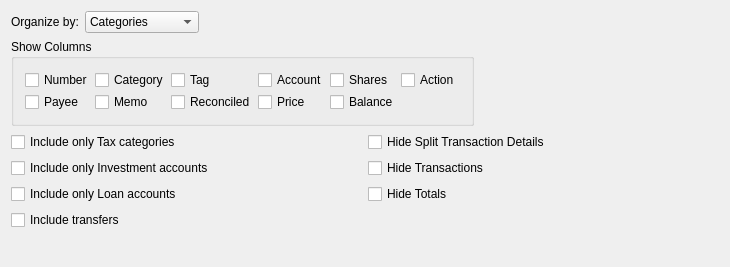
<?xml version="1.0" encoding="UTF-8"?>
<ui version="4.0">
 <class>ReportTabRowColQuery</class>
 <widget class="QWidget" name="ReportTabRowColQuery">
  <property name="geometry">
   <rect>
    <x>0</x>
    <y>0</y>
    <width>730</width>
    <height>267</height>
   </rect>
  </property>
  <property name="sizePolicy">
   <sizepolicy hsizetype="Minimum" vsizetype="Minimum">
    <horstretch>0</horstretch>
    <verstretch>0</verstretch>
   </sizepolicy>
  </property>
  <property name="windowTitle">
   <string>Rows/Columns Tab</string>
  </property>
  <property name="toolTip">
   <string/>
  </property>
  <property name="whatsThis">
   <string>&lt;p&gt;On this tab, you configure how you would like the rows and columns to be selected and organized.&lt;/p&gt;</string>
  </property>
  <layout class="QVBoxLayout">
   <item>
    <layout class="QHBoxLayout">
     <item>
      <widget class="QLabel" name="textLabel3">
       <property name="sizePolicy">
        <sizepolicy hsizetype="Minimum" vsizetype="Fixed">
         <horstretch>0</horstretch>
         <verstretch>0</verstretch>
        </sizepolicy>
       </property>
       <property name="font">
        <font/>
       </property>
       <property name="text">
        <string>Organize by:</string>
       </property>
       <property name="wordWrap">
        <bool>false</bool>
       </property>
      </widget>
     </item>
     <item>
      <widget class="KComboBox" name="m_comboOrganizeBy">
       <property name="enabled">
        <bool>true</bool>
       </property>
       <property name="sizePolicy">
        <sizepolicy hsizetype="Minimum" vsizetype="Fixed">
         <horstretch>0</horstretch>
         <verstretch>0</verstretch>
        </sizepolicy>
       </property>
       <property name="toolTip">
        <string>&lt;p&gt;Choose how to group the transactions in this report&lt;/p&gt;</string>
       </property>
       <item>
        <property name="text">
         <string>Categories</string>
        </property>
       </item>
       <item>
        <property name="text">
         <string>Top Categories</string>
        </property>
       </item>
       <item>
        <property name="text">
         <string>Tags</string>
        </property>
       </item>
       <item>
        <property name="text">
         <string>Payees</string>
        </property>
       </item>
       <item>
        <property name="text">
         <string>Accounts</string>
        </property>
       </item>
       <item>
        <property name="text">
         <string>Top Accounts</string>
        </property>
       </item>
       <item>
        <property name="text">
         <string>Month</string>
        </property>
       </item>
       <item>
        <property name="text">
         <string>Week</string>
        </property>
       </item>
      </widget>
     </item>
     <item>
      <spacer name="spacer10_2">
       <property name="orientation">
        <enum>Qt::Horizontal</enum>
       </property>
       <property name="sizeType">
        <enum>QSizePolicy::Expanding</enum>
       </property>
       <property name="sizeHint" stdset="0">
        <size>
         <width>358</width>
         <height>16</height>
        </size>
       </property>
      </spacer>
     </item>
    </layout>
   </item>
   <item>
    <layout class="QHBoxLayout">
     <item>
      <widget class="QGroupBox" name="buttonGroupBox1">
       <property name="enabled">
        <bool>true</bool>
       </property>
       <property name="sizePolicy">
        <sizepolicy hsizetype="Minimum" vsizetype="Fixed">
         <horstretch>0</horstretch>
         <verstretch>0</verstretch>
        </sizepolicy>
       </property>
       <property name="toolTip">
        <string>&lt;p&gt;Choose which columns should be shown in the report.&lt;/p&gt;&lt;p&gt;The date and transaction amount are always shown.&lt;/p&gt;</string>
       </property>
       <property name="title">
        <string>Show Columns</string>
       </property>
       <layout class="QGridLayout">
        <property name="spacing">
         <number>2</number>
        </property>
        <item row="1" column="1">
         <widget class="QCheckBox" name="m_checkMemo">
          <property name="minimumSize">
           <size>
            <width>0</width>
            <height>0</height>
           </size>
          </property>
          <property name="toolTip">
           <string>&lt;p&gt;Select this option to show the Memo column&lt;/p&gt;</string>
          </property>
          <property name="text">
           <string>Memo</string>
          </property>
          <attribute name="buttonGroup">
           <string notr="true">buttonGroup1</string>
          </attribute>
         </widget>
        </item>
        <item row="0" column="4">
         <widget class="QCheckBox" name="m_checkShares">
          <property name="toolTip">
           <string>&lt;p&gt;Select this option to show the Shares column for investments&lt;/p&gt;</string>
          </property>
          <property name="text">
           <string>Shares</string>
          </property>
          <attribute name="buttonGroup">
           <string notr="true">buttonGroup1</string>
          </attribute>
         </widget>
        </item>
        <item row="1" column="3">
         <widget class="QCheckBox" name="m_checkPrice">
          <property name="toolTip">
           <string>&lt;p&gt;Select this option to show the Price column for investments&lt;/p&gt;</string>
          </property>
          <property name="text">
           <string>Price</string>
          </property>
          <attribute name="buttonGroup">
           <string notr="true">buttonGroup1</string>
          </attribute>
         </widget>
        </item>
        <item row="1" column="2">
         <widget class="QCheckBox" name="m_checkReconciled">
          <property name="toolTip">
           <string>&lt;p&gt;Select this option to show the Reconciled column&lt;/p&gt;</string>
          </property>
          <property name="text">
           <string>Reconciled</string>
          </property>
          <attribute name="buttonGroup">
           <string notr="true">buttonGroup1</string>
          </attribute>
         </widget>
        </item>
        <item row="0" column="3">
         <widget class="QCheckBox" name="m_checkAccount">
          <property name="toolTip">
           <string>&lt;p&gt;Select this option to show the Account column&lt;/p&gt;</string>
          </property>
          <property name="text">
           <string>Account</string>
          </property>
          <attribute name="buttonGroup">
           <string notr="true">buttonGroup1</string>
          </attribute>
         </widget>
        </item>
        <item row="0" column="0">
         <widget class="QCheckBox" name="m_checkNumber">
          <property name="minimumSize">
           <size>
            <width>0</width>
            <height>0</height>
           </size>
          </property>
          <property name="toolTip">
           <string>&lt;p&gt;Select this option to show the Number column&lt;/p&gt;</string>
          </property>
          <property name="text">
           <string>Number</string>
          </property>
          <attribute name="buttonGroup">
           <string notr="true">buttonGroup1</string>
          </attribute>
         </widget>
        </item>
        <item row="0" column="2">
         <widget class="QCheckBox" name="m_checkTag">
          <property name="minimumSize">
           <size>
            <width>0</width>
            <height>0</height>
           </size>
          </property>
          <property name="toolTip">
           <string>&lt;p&gt;Select this option to show the Tag column&lt;/p&gt;</string>
          </property>
          <property name="text">
           <string>Tag</string>
          </property>
          <attribute name="buttonGroup">
           <string notr="true">buttonGroup1</string>
          </attribute>
         </widget>
        </item>
        <item row="1" column="0">
         <widget class="QCheckBox" name="m_checkPayee">
          <property name="minimumSize">
           <size>
            <width>0</width>
            <height>0</height>
           </size>
          </property>
          <property name="toolTip">
           <string>&lt;p&gt;Select this option to show the Payee column&lt;/p&gt;</string>
          </property>
          <property name="text">
           <string>Payee</string>
          </property>
          <attribute name="buttonGroup">
           <string notr="true">buttonGroup1</string>
          </attribute>
         </widget>
        </item>
        <item row="0" column="1">
         <widget class="QCheckBox" name="m_checkCategory">
          <property name="minimumSize">
           <size>
            <width>0</width>
            <height>0</height>
           </size>
          </property>
          <property name="toolTip">
           <string>&lt;p&gt;Select this option to show the Category column&lt;/p&gt;</string>
          </property>
          <property name="text">
           <string>Category</string>
          </property>
          <attribute name="buttonGroup">
           <string notr="true">buttonGroup1</string>
          </attribute>
         </widget>
        </item>
        <item row="0" column="5">
         <widget class="QCheckBox" name="m_checkAction">
          <property name="toolTip">
           <string>&lt;p&gt;Select this option to show the Action column&lt;/p&gt;</string>
          </property>
          <property name="text">
           <string>Action</string>
          </property>
          <attribute name="buttonGroup">
           <string notr="true">buttonGroup1</string>
          </attribute>
         </widget>
        </item>
        <item row="1" column="4">
         <widget class="QCheckBox" name="m_checkBalance">
          <property name="toolTip">
           <string>&lt;p&gt;Select this option to show the Running balance column&lt;/p&gt;</string>
          </property>
          <property name="text">
           <string>Balance</string>
          </property>
          <attribute name="buttonGroup">
           <string notr="true">buttonGroup1</string>
          </attribute>
         </widget>
        </item>
       </layout>
      </widget>
     </item>
     <item>
      <spacer name="spacer10">
       <property name="orientation">
        <enum>Qt::Horizontal</enum>
       </property>
       <property name="sizeType">
        <enum>QSizePolicy::Expanding</enum>
       </property>
       <property name="sizeHint" stdset="0">
        <size>
         <width>205</width>
         <height>20</height>
        </size>
       </property>
      </spacer>
     </item>
    </layout>
   </item>
   <item>
    <layout class="QGridLayout">
     <item row="2" column="0">
      <widget class="QCheckBox" name="m_checkLoans">
       <property name="text">
        <string>Include only Loan accounts</string>
       </property>
      </widget>
     </item>
     <item row="1" column="0">
      <widget class="QCheckBox" name="m_checkInvestments">
       <property name="toolTip">
        <string>&lt;p&gt;Check this box to include only those categories which have been marked to "Include on Tax Reports"&lt;/p&gt;</string>
       </property>
       <property name="text">
        <string>Include only Investment accounts</string>
       </property>
      </widget>
     </item>
     <item row="0" column="1">
      <widget class="QCheckBox" name="m_checkHideSplitDetails">
       <property name="toolTip">
        <string>Do not display the individual transactions that make up a split transaction</string>
       </property>
       <property name="text">
        <string>Hide Split Transaction Details</string>
       </property>
      </widget>
     </item>
     <item row="0" column="0">
      <widget class="QCheckBox" name="m_checkTax">
       <property name="toolTip">
        <string>&lt;p&gt;Check this box to include only those categories which have been marked to "Include on Tax Reports"&lt;/p&gt;</string>
       </property>
       <property name="text">
        <string>Include only Tax categories</string>
       </property>
      </widget>
     </item>
     <item row="1" column="1">
      <widget class="QCheckBox" name="m_checkHideTransactions">
       <property name="toolTip">
        <string>Do not display the transactions, leaving only totals displayed.</string>
       </property>
       <property name="text">
        <string>Hide Transactions</string>
       </property>
      </widget>
     </item>
     <item row="2" column="1">
      <widget class="QCheckBox" name="m_checkHideTotals">
       <property name="text">
        <string>Hide Totals</string>
       </property>
      </widget>
     </item>
     <item row="3" column="0">
      <widget class="QCheckBox" name="m_checkTransfers">
       <property name="text">
        <string>Include transfers</string>
       </property>
      </widget>
     </item>
    </layout>
   </item>
   <item>
    <spacer name="spacer4">
     <property name="orientation">
      <enum>Qt::Vertical</enum>
     </property>
     <property name="sizeType">
      <enum>QSizePolicy::Expanding</enum>
     </property>
     <property name="sizeHint" stdset="0">
      <size>
       <width>20</width>
       <height>16</height>
      </size>
     </property>
    </spacer>
   </item>
  </layout>
 </widget>
 <layoutdefault spacing="6" margin="11"/>
 <customwidgets>
  <customwidget>
   <class>KComboBox</class>
   <extends>QComboBox</extends>
   <header>kcombobox.h</header>
  </customwidget>
 </customwidgets>
 <tabstops>
  <tabstop>m_comboOrganizeBy</tabstop>
  <tabstop>m_checkNumber</tabstop>
  <tabstop>m_checkCategory</tabstop>
  <tabstop>m_checkTag</tabstop>
  <tabstop>m_checkAccount</tabstop>
  <tabstop>m_checkShares</tabstop>
  <tabstop>m_checkAction</tabstop>
  <tabstop>m_checkPayee</tabstop>
  <tabstop>m_checkMemo</tabstop>
  <tabstop>m_checkReconciled</tabstop>
  <tabstop>m_checkPrice</tabstop>
  <tabstop>m_checkBalance</tabstop>
  <tabstop>m_checkTax</tabstop>
  <tabstop>m_checkInvestments</tabstop>
  <tabstop>m_checkLoans</tabstop>
  <tabstop>m_checkHideSplitDetails</tabstop>
  <tabstop>m_checkHideTransactions</tabstop>
  <tabstop>m_checkHideTotals</tabstop>
 </tabstops>
 <resources/>
 <connections>
  <connection>
   <sender>m_checkTax</sender>
   <signal>toggled(bool)</signal>
   <receiver>m_checkInvestments</receiver>
   <slot>setDisabled(bool)</slot>
   <hints>
    <hint type="sourcelabel">
     <x>20</x>
     <y>20</y>
    </hint>
    <hint type="destinationlabel">
     <x>20</x>
     <y>20</y>
    </hint>
   </hints>
  </connection>
  <connection>
   <sender>m_checkTax</sender>
   <signal>toggled(bool)</signal>
   <receiver>m_checkLoans</receiver>
   <slot>setDisabled(bool)</slot>
   <hints>
    <hint type="sourcelabel">
     <x>20</x>
     <y>20</y>
    </hint>
    <hint type="destinationlabel">
     <x>20</x>
     <y>20</y>
    </hint>
   </hints>
  </connection>
  <connection>
   <sender>m_checkInvestments</sender>
   <signal>toggled(bool)</signal>
   <receiver>m_checkTax</receiver>
   <slot>setDisabled(bool)</slot>
   <hints>
    <hint type="sourcelabel">
     <x>20</x>
     <y>20</y>
    </hint>
    <hint type="destinationlabel">
     <x>20</x>
     <y>20</y>
    </hint>
   </hints>
  </connection>
  <connection>
   <sender>m_checkInvestments</sender>
   <signal>toggled(bool)</signal>
   <receiver>m_checkLoans</receiver>
   <slot>setDisabled(bool)</slot>
   <hints>
    <hint type="sourcelabel">
     <x>20</x>
     <y>20</y>
    </hint>
    <hint type="destinationlabel">
     <x>20</x>
     <y>20</y>
    </hint>
   </hints>
  </connection>
  <connection>
   <sender>m_checkLoans</sender>
   <signal>toggled(bool)</signal>
   <receiver>m_checkTax</receiver>
   <slot>setDisabled(bool)</slot>
   <hints>
    <hint type="sourcelabel">
     <x>20</x>
     <y>20</y>
    </hint>
    <hint type="destinationlabel">
     <x>20</x>
     <y>20</y>
    </hint>
   </hints>
  </connection>
  <connection>
   <sender>m_checkLoans</sender>
   <signal>toggled(bool)</signal>
   <receiver>m_checkInvestments</receiver>
   <slot>setDisabled(bool)</slot>
   <hints>
    <hint type="sourcelabel">
     <x>20</x>
     <y>20</y>
    </hint>
    <hint type="destinationlabel">
     <x>20</x>
     <y>20</y>
    </hint>
   </hints>
  </connection>
 </connections>
 <buttongroups>
  <buttongroup name="buttonGroup1"/>
 </buttongroups>
</ui>
